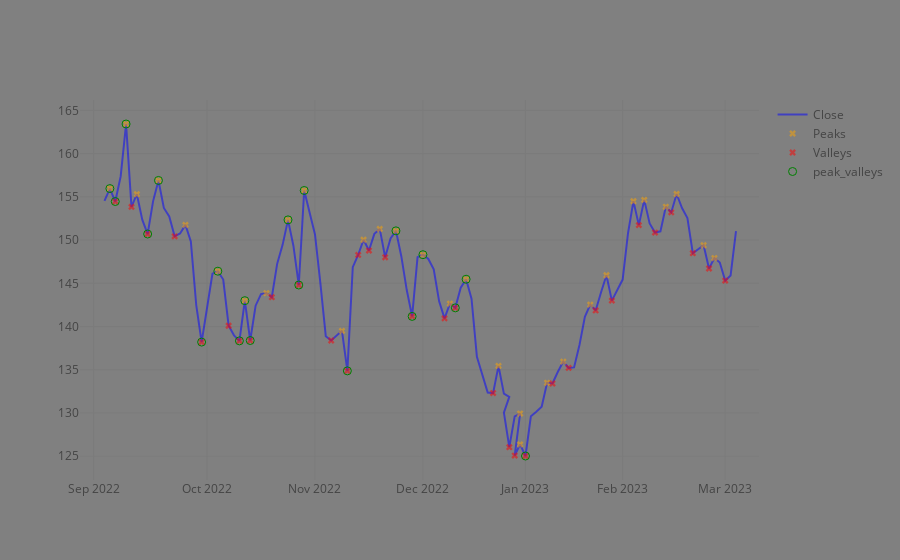

The code cell stored with this chart in its notebook:
### Code cell
# peaks = height_ixs
# fig = go.Figure()
# fig.add_scatter(x=df.index, y=df['rtn'], name='Return', line_color='red', opacity=0.5)
# fig.add_scatter(x=df.index, y=df['log_rtn'], name='Log Return', line_color='blue', opacity=0.5)
# y = scaled_df['Close']
cs = go.Candlestick(x=df.index, 
                    open=df['Open'], 
                    high=df['High'],
                    low=df['Low'], 
                    close=df['Close'],
                    name=ticker)
cs.increasing.fillcolor = 'green'
cs.increasing.line.color = 'darkgreen'
cs.decreasing.fillcolor = 'red'
cs.decreasing.line.color = 'indianred'
fig = go.Figure()
    
fig.add_scatter(x=df.index, 
                y=df.Close, 
                name='Close', 
                mode='lines',
                line_color='blue', 
                opacity=0.5, 
                connectgaps=True)
fig.add_scatter(x=df.Close[peaks].index,
                y=df.Close[peaks],
                name='Peaks',
                mode='markers',
                marker=dict(symbol='x', color='orange'), 
                opacity=0.5)
fig.add_scatter(x=df.Close[valleys].index,
                y=df.Close[valleys],
                name='Valleys',
                mode='markers',
                marker=dict(symbol='x', color='red'), 
                opacity=0.5)

# for x, y in trendlines:
#     fig.add_scatter(x=x,
#                     y=y,
#                     name='Trend',
#                     mode='lines', 
#                     opacity=0.5,
#                     showlegend=False)
fig.add_scatter(x=close[peak_valleys].index,
                y=close[peak_valleys],
                name='peak_valleys',
                mode='markers',
                marker=dict(symbol='circle-open', color='green', size=8))
# fig.add_vline(x=close[peaks].index,
#                 # y=heights,
#                 # mode='lines',
#                 )
us_holidays = list(holidays.US(range(start.year, end.year + 1)).keys())
rangebreaks = [dict(values=us_holidays), dict(bounds=["sat", "mon"])]
# rangebreaks.extend([dict(bounds=[16, 9.5], pattern="hour")])
fig.update_xaxes(rangebreaks=rangebreaks)
fig.update_layout(hovermode="x unified", paper_bgcolor='gray', plot_bgcolor='gray') 
fig
